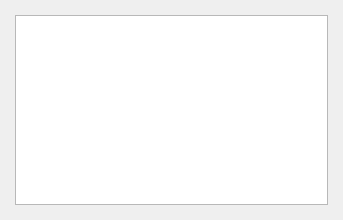
<?xml version="1.0" encoding="UTF-8"?>
<ui version="4.0">
 <class>dataMonitorWnd</class>
 <widget class="QWidget" name="dataMonitorWnd">
  <property name="geometry">
   <rect>
    <x>0</x>
    <y>0</y>
    <width>343</width>
    <height>220</height>
   </rect>
  </property>
  <property name="sizePolicy">
   <sizepolicy hsizetype="Expanding" vsizetype="Expanding">
    <horstretch>0</horstretch>
    <verstretch>0</verstretch>
   </sizepolicy>
  </property>
  <property name="minimumSize">
   <size>
    <width>0</width>
    <height>0</height>
   </size>
  </property>
  <property name="maximumSize">
   <size>
    <width>16777215</width>
    <height>220</height>
   </size>
  </property>
  <property name="windowTitle">
   <string>数据监视</string>
  </property>
  <layout class="QGridLayout" name="gridLayout">
   <property name="leftMargin">
    <number>15</number>
   </property>
   <property name="topMargin">
    <number>15</number>
   </property>
   <property name="rightMargin">
    <number>15</number>
   </property>
   <property name="bottomMargin">
    <number>15</number>
   </property>
   <item row="0" column="0">
    <widget class="CDataMonitorPanel" name="dataMonitorTableView">
     <property name="maximumSize">
      <size>
       <width>16777215</width>
       <height>195</height>
      </size>
     </property>
     <property name="verticalScrollBarPolicy">
      <enum>Qt::ScrollBarAlwaysOff</enum>
     </property>
    </widget>
   </item>
  </layout>
 </widget>
 <customwidgets>
  <customwidget>
   <class>CDataMonitorPanel</class>
   <extends>QTableView</extends>
   <header>CDataMonitorPanel.h</header>
  </customwidget>
 </customwidgets>
 <resources/>
 <connections/>
</ui>
